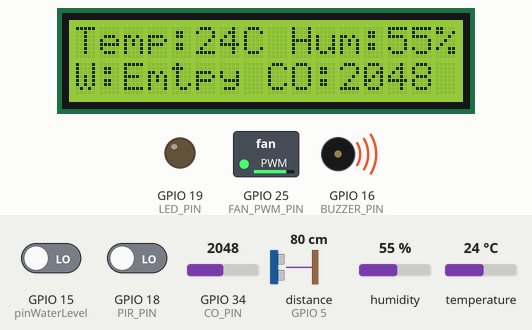
This sketch was run on a simulated ESP32. On the bench: 16×2 character LCD, switched loads named in the sketch (green lamp = pin HIGH), output pins drawn as LEDs (lit = HIGH), buzzer (waves = sounding, pin HIGH). Wiring (inferred from the names in the program): ultrasonic range finder: trigger GPIO 17; echo GPIO 5. The test bench sets the inputs (shaded band); at power-on: GPIO 15 (pinWaterLevel) LOW, GPIO 34 (CO_PIN) = 2048, humidity 55 %, temperature 24 °C, GPIO 18 (PIR_PIN) LOW, distance to the obstacle (sensor on GPIO 5) 80 cm. The echo pulse lasts 58.3 µs per cm; WiFi joins after 1.5 s; servers stay silent unless stated; uploads are accepted with an empty reply; pins used as bus, display or sensor lines are not drawn; what the sketch prints to the serial monitor is not drawn.

Above: at 4.7 s.
4.8 s: GPIO 15 (pinWaterLevel) driven HIGH
At 6.9 s:
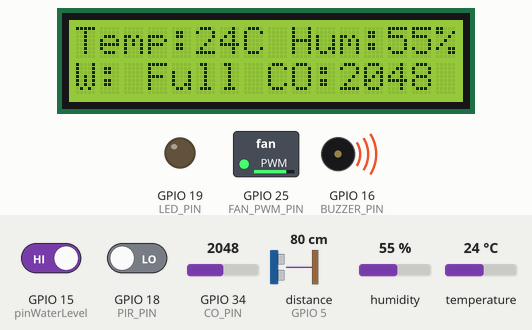
7.2 s: GPIO 34 (CO_PIN) set to 122
At 8.5 s:
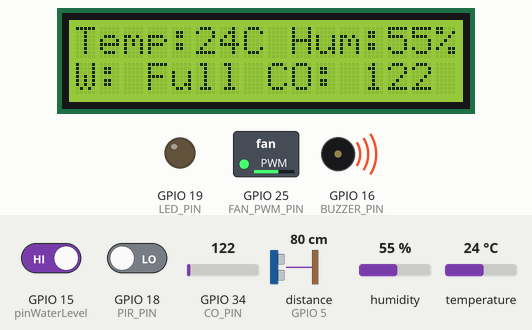
9.3 s: humidity set to 22 %
At 11.1 s:
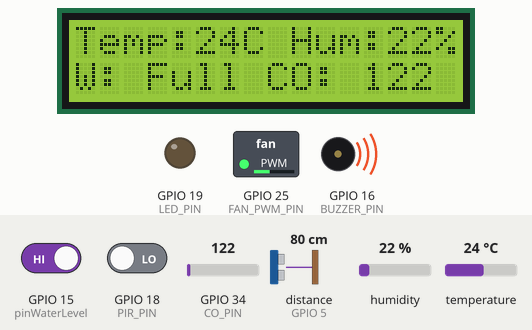
11.4 s: temperature set to 12 °C
At 12.5 s:
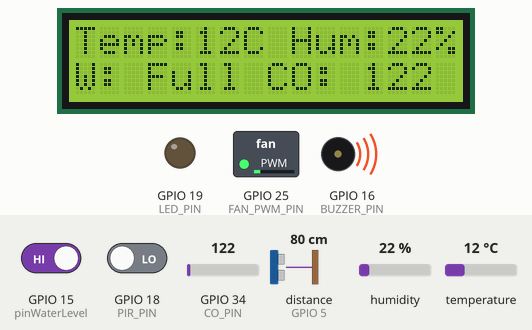
13.5 s: GPIO 15 (pinWaterLevel) driven LOW
At 15.1 s:
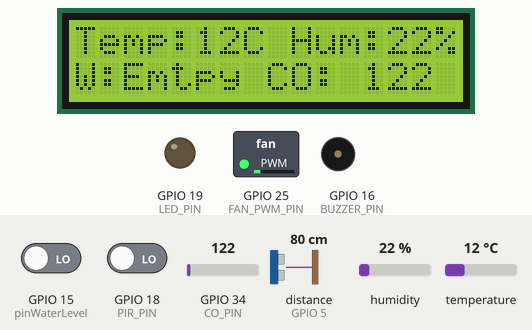
15.6 s: GPIO 18 (PIR_PIN) driven HIGH
At 17.1 s:
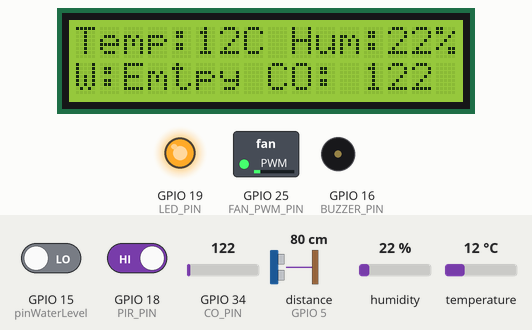
Timing chart, 0 to 18.2 s (numbered marks = the images above; inputs shaded):
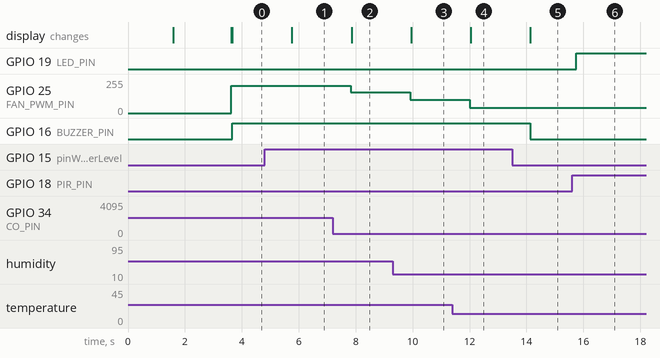

Measured:
- after the input at 4.8 s, the display: changes after 0.96 s (image 1)
- after the input at 7.2 s, GPIO 25 (FAN_PWM_PIN): 204/255 → 155/255 after 0.62 s; the display: changes after 0.65 s (image 2)
- after the input at 9.3 s, GPIO 25 (FAN_PWM_PIN): 155/255 → 99/255 after 0.61 s; the display: changes after 0.65 s (image 3)
- after the input at 11.4 s, GPIO 25 (FAN_PWM_PIN): 99/255 → 40/255 after 0.61 s; the display: changes after 0.64 s (image 4)
- after the input at 13.5 s, GPIO 16 (BUZZER_PIN): HIGH → LOW after 0.64 s; the display: changes after 0.64 s (image 5)
- after the input at 15.6 s, GPIO 19 (LED_PIN): LOW → HIGH after 0.16 s

The sketch:

regression.ino
```cpp
#include <Wire.h>
#include <LiquidCrystal_I2C.h>
#include <SimpleDHT.h>
#include <WiFi.h>
#include <HTTPClient.h>
#include <ArduinoJson.h>
#include <driver/adc.h>

// 超音波腳位
const int TRIG_PIN = 17;
const int ECHO_PIN = 5;

// ====== 感測器設定 ======
const int pinDHT11      =  4;
const int pinWaterLevel = 15;
const int PIR_PIN       = 18;
const int CO_PIN        = 34;
SimpleDHT11 dht11;

// ====== WiFi 與伺服器設定 ======
const char ssid[]     = "JohnnyDo_iPhone";
const char password[] = "07300519";
const char* serverUrl = "http://172.20.10.14:5000/esp/post_data";

// ====== 輸出元件設定 ======
LiquidCrystal_I2C lcd(0x3F, 16, 2);

const int LED_PIN = 19;
const unsigned long KEEP_MS = 10000;
unsigned long lastMotionMS = 0;
bool isLightOn = false;

const int FAN_PWM_PIN = 25;
const int BUZZER_PIN  = 16;

// ====== 超音波跌倒參數 ======
float last_distance = 0;
const float FALL_THRESHOLD = 130.0;    // 超過這個cm就警報（依實際調整）
const int DIST_BUFFER = 3;
float distanceBuffer[DIST_BUFFER] = {0};
int distIdx = 0;
int fallCnt = 0;   // 跌倒異常次數計數

// ====== 迴圈控制 ======
const unsigned long USONIC_DELAY = 200;  // 超音波建議間隔 >60ms   (120)
const int SENSOR_PERIOD = 5;             // 每5輪執行一次其他感測
int  loopCnt = 0;

void setup() {
  Serial.begin(115200);
  lcd.init();  lcd.backlight();

  pinMode(pinWaterLevel, INPUT_PULLDOWN);
  pinMode(pinDHT11,      INPUT_PULLUP);
  pinMode(PIR_PIN,       INPUT);
  pinMode(LED_PIN,       OUTPUT);
  pinMode(CO_PIN, INPUT);
  analogSetPinAttenuation(CO_PIN, ADC_11db);
  ledcAttach(FAN_PWM_PIN, 25000, 8);

  pinMode(BUZZER_PIN, OUTPUT);

  pinMode(TRIG_PIN, OUTPUT);
  pinMode(ECHO_PIN, INPUT);

  lcd.print("Connecting WiFi");
  WiFi.begin(ssid, password);
  while (WiFi.status() != WL_CONNECTED) { delay(500); }
  lcd.clear(); lcd.print("WiFi OK");
  delay(2000); lcd.clear();
}

// 超音波讀距離，單位cm
float readUltrasonicDistance(float last_dist) {
  digitalWrite(TRIG_PIN, LOW); delayMicroseconds(2);
  digitalWrite(TRIG_PIN, HIGH); delayMicroseconds(10);
  digitalWrite(TRIG_PIN, LOW);
  long duration = pulseIn(ECHO_PIN, HIGH, 25000); // 最長25ms避免死等
  if (duration == 0) return last_dist; // 失敗或超出量測範圍
  float distance = duration * 0.034 / 2.0;
  return distance;
}

// 一氧化碳檢測
int readCOppm() {
  long sum = 0;
  for (int i = 0; i < 5; i++) {
    sum += analogRead(CO_PIN);
    delay(2);
  }
  return sum / 5;
}

// 風扇Duty
int calcFanDuty(int temperature, int humidity, int co_raw) {
    // 替換以下係數與截距為你實際訓練得到的值
    float fan_speed = 1.92135466 * temperature + 0.67442817 * humidity + 0.01006322 * co_raw -23.082783873332133;

    // 限制風扇速度在 0~100% 範圍
    if (fan_speed < 0.0) fan_speed = 0.0;
    if (fan_speed > 100.0) fan_speed = 100.0;

    // 將 0~100% 轉換為 0~255 的 PWM 值
    int pwm_value = (int)(fan_speed / 100.0 * 255.0);
    return pwm_value;
}


// 蜂鳴器狀態
bool getBuzzerState(int t, int h, int coRaw, int waterState) {
  bool overTemp   = (t > 35);
  bool overHum    = (h > 50);
  bool overCO     = (coRaw > 3000);
  bool overWater  = (waterState == 1);
  return (overTemp || overHum || overCO || overWater);
}

void loop() {
  // 1. 超音波距離檢測
  float distance = readUltrasonicDistance(last_distance);
  float distDiff = 0;
  distDiff = distance - last_distance;
  // 計算最近3次是否有劇烈遠離
  distanceBuffer[distIdx] = distDiff;
  distIdx = (distIdx + 1) % DIST_BUFFER;
  last_distance = distance;

  // 2. 每次都處理紅外線
  int pirState = digitalRead(PIR_PIN);
  if (pirState == HIGH) {
    lastMotionMS = millis();
    digitalWrite(LED_PIN, HIGH);
    isLightOn = true;
  }
  if ((pirState == LOW) && (millis() - lastMotionMS > KEEP_MS)) {
    digitalWrite(LED_PIN, LOW);
    isLightOn = false;
  }

  Serial.printf("Dist: %4f , PIR: %s\n",distance, pirState ? "有人移動":"沒人");

  // 3. 每 SENSOR_PERIOD 輪才更新溫濕度等
  if (loopCnt % SENSOR_PERIOD == 0) {
    byte t = 0, h = 0;
    if (dht11.read(pinDHT11, &t, &h, NULL) == SimpleDHTErrSuccess) {
      int waterState = digitalRead(pinWaterLevel);
      int coRaw = readCOppm();
      int fanDuty = calcFanDuty(t, h, coRaw);

      // 風扇
      ledcWrite(FAN_PWM_PIN, fanDuty);

      // LCD
      lcd.clear();
      lcd.setCursor(0,0);
      lcd.printf("Temp:%dC Hum:%d%%", t, h);
      lcd.setCursor(0,1);
      lcd.printf("W:%5s CO:%4d", waterState ? "Full" : "Emtpy", coRaw);

      // 危險狀態蜂鳴器
      if (getBuzzerState(t, h, coRaw, waterState)) {
        digitalWrite(BUZZER_PIN, HIGH);
        Serial.println("⚠️ 一般超標警報！");
      }
      else
      {
        digitalWrite(BUZZER_PIN, LOW);
      }

      Serial.printf("Temp:%dC Hum:%d%% Water:%5s CO_raw:%4d\n",
                    t, h, waterState ? "Full":"Empty", coRaw);

      sendData(packPayload(t, h, waterState, coRaw, isLightOn, distance));
    } else {
      Serial.println("DHT11 read fail");
    }
  }
  else
  {
    sendData(packPayload(isLightOn, distance));
  }

  // 傳送資料後再等待
  if (distDiff >= FALL_THRESHOLD) {
    Serial.println("⚠️ 嚴重跌倒警報！");
    digitalWrite(BUZZER_PIN, HIGH);
    // 可在此補充發通知等
    delay(6000);
  }


  loopCnt = (loopCnt + 1) % 10000;
  delay(USONIC_DELAY); // 以超音波頻率作為主循環
}

// 封包格式(高頻率)
String packPayload(bool isLightOn, float distance) {
  DynamicJsonDocument jsonDoc(256);
  jsonDoc["is_light_on"] = isLightOn;
  jsonDoc["distance"] = distance;

  String payload;
  serializeJson(jsonDoc, payload);
  return payload;
}

// 封包格式(低頻率)
String packPayload(float temperature, float humidity, int waterLevel, int coRaw, bool isLightOn, float distance) {
  DynamicJsonDocument jsonDoc(256);
  jsonDoc["temperature"] = temperature;
  jsonDoc["humidity"] = humidity;
  jsonDoc["water_level"] = waterLevel;
  jsonDoc["co_raw"] = coRaw;
  jsonDoc["is_light_on"] = isLightOn;
  jsonDoc["distance"] = distance;

  String payload;
  serializeJson(jsonDoc, payload);
  return payload;
}

// 發送資料到伺服器
void sendData(String payload) {
  HTTPClient http;
  //Serial.println("Sending to Server: " + String(serverUrl));

  http.begin(serverUrl);
  http.addHeader("Content-Type", "application/json");

  int httpResponseCode = http.POST(payload);
  if (httpResponseCode > 0) {
    //Serial.printf("HTTP Response code: %d\n", httpResponseCode);
    String response = http.getString();
    //Serial.println(response);
  } else {
    /*Serial.printf("HTTP Request failed: %s\n",
                  http.errorToString(httpResponseCode).c_str());*/
  }
  http.end();
  Serial.println("Send Success");
}
```
